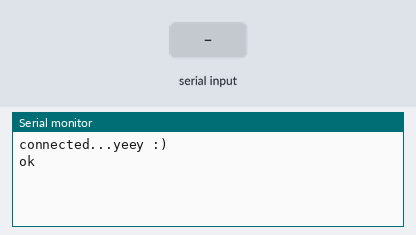
Recording of a program running on a simulated ESP32. Shown: the last lines printed to the serial monitor. The test bench sets the inputs (shaded band). WiFi joins after 1.5 s; servers stay silent unless stated.

Above: at 2.7 s.
2.8 s: "=\n" received over the second serial link
At 3.6 s:
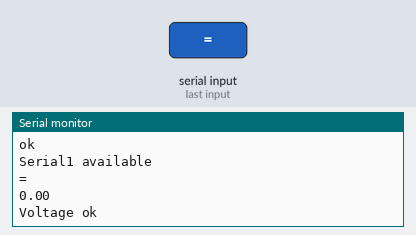
4.3 s: "90,45,200\n" received over the second serial link
5.8 s: "90,45\n" received over the second serial link
At 9.1 s:
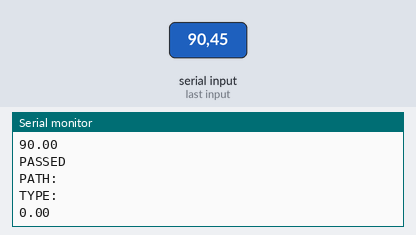

Measured:
- after the input at 2.8 s, the serial monitor: prints a new line at once (image 1)
- after the input at 5.8 s, the serial monitor: prints a new line at once (image 2)

The program:

main.cpp
```cpp
#include <Arduino.h>
#if defined(ESP32)
  #include <WiFi.h>
#elif defined(ESP8266)
  #include <ESP8266WiFi.h>
#endif
#include <Firebase_ESP_Client.h>

#include <WiFiManager.h>
//Provide the token generation process info.
#include "addons/TokenHelper.h"
//Provide the RTDB payload printing info and other helper functions.
#include "addons/RTDBHelper.h"

// Insert your network credentials
#define WIFI_SSID "Tolga"
#define WIFI_PASSWORD "skylabharika"

  //API KEY = AIzaSyBkTU_Nxw6zlUKAES_fkq4OqwsKCTKuVbE
  // Api id: 1:211940387045:android:f17c46006e635d78a98c0c
  //Project id = picoxiloscope.firebaseio.com
// Insert Firebase project API Key
#define API_KEY "AIzaSyBkTU_Nxw6zlUKAES_fkq4OqwsKCTKuVbE"

#define PROJECT_ID "picoxiloscope"

// Insert RTDB URLefine the RTDB URL */
#define DATABASE_URL "https://picoxiloscope-default-rtdb.firebaseio.com/"

//Define Firebase Data object
FirebaseData fbdo;

FirebaseAuth auth;
FirebaseConfig config;

unsigned long sendDataPrevMillis = 0;
int count = 0;
bool signupOK = false;

/****************************************
 * SETUP
****************************************/
void setup(){
  WiFiManager wm;

  Serial.begin(115200); // Serial for debugging purposes
  Serial2.begin(9600); // Serial1 for ESP32 RX: 16, TX: 17

  bool res;
    // res = wm.autoConnect(); // auto generated AP name from chipid
    // res = wm.autoConnect("AutoConnectAP"); // anonymous ap
    res = wm.autoConnect("AutoConnectAP","password"); // password protected ap

    if(!res) {
        Serial.println("Failed to connect");
        // ESP.restart();
    }
    else {
        //if you get here you have connected to the WiFi
        Serial.println("connected...yeey :)");
    }
  /*
  WiFi.begin(WIFI_SSID, WIFI_PASSWORD);
  Serial.print("Connecting to Wi-Fi");
  while (WiFi.status() != WL_CONNECTED){
    Serial.print(".");
    delay(300);
  }
  Serial.println();
  Serial.print("Connected with IP: ");
  Serial.println(WiFi.localIP());
  Serial.println();*/

  /* Assign the api key (required) */
  config.api_key = API_KEY;

  /* Assign the RTDB URL (required) */
  config.database_url = DATABASE_URL;

  /* Sign up */
  if (Firebase.signUp(&config, &auth, "", "")){
    Serial.println("ok");
    signupOK = true;
  }
  else{
    Serial.printf("%s\n", config.signer.signupError.message.c_str());
  }

  /* Assign the callback function for the long running token generation task */
  config.token_status_callback = tokenStatusCallback; //see addons/TokenHelper.h

  Firebase.begin(&config, &auth);
  Firebase.reconnectWiFi(true);
}

struct multimeter{
  float voltage;
  float amper;
  float range;
};

struct multimeter multimeter;
/****************************************
 * LOOP
****************************************/
void loop(){
  // Firebase e sürekli random data gönderiyoruz
     /*
        Seri haberleşmeden gelen veriler su sekilde :

        Voltage = 0.00
        Amper = 0.00

        Buna gore parser kodu asagidaki gibi olacak
   */

    delay(100);

    //TEST KODU
    /*while(1){
       if (Serial2.available() > 0){
        Serial.println("Serial1 available");

        Serial.println(Serial2.readStringUntil('\n'));
    }
    }*/
    //TEST KODU

         /*
        Seri haberleşmeden gelen veriler su sekilde :

        Voltage = 0.00
        Amper = 0.00

        Buna gore parser kodu asagidaki gibi olacak
   */
    if (Serial2.available() > 0){
        Serial.println("Serial1 available");
        String data = Serial2.readStringUntil('\n');
        Serial.println(data);
        int index = data.indexOf("=");
        String voltage = data.substring(index+1, data.indexOf("\n"));
        Serial.println(voltage);
        multimeter.voltage = voltage.toFloat();
        Serial.println(multimeter.voltage);
        Serial.println("Voltage ok");
        data = Serial2.readStringUntil('\n');
        Serial.println(data);
        index = data.indexOf("=");
        String amper = data.substring(index+1, data.indexOf("\n"));
        Serial.println(amper);
        multimeter.amper = amper.toFloat();
        Serial.println(multimeter.amper);
        Serial.println("Amper ok");

        data = Serial2.readStringUntil('\n');
        Serial.println(data);
        index = data.indexOf("=");
        String range = data.substring(index+1, data.indexOf("\n"));
        Serial.println(range);
        multimeter.range = range.toFloat();
        Serial.println(multimeter.range);
        Serial.println("Range ok");


  if (Firebase.ready() && signupOK ){ // Sürekli random data gönderiyoruz
    // Write an Float number on the database path test/float


    if (Firebase.RTDB.setFloat(&fbdo, "voltage", multimeter.voltage)){
      Serial.println("PASSED");
      Serial.print("PATH: ");
      Serial.println(fbdo.dataPath());
      Serial.print("TYPE: ");
      Serial.println(fbdo.dataType());
      Serial.println(multimeter.voltage);

    }
    else {
      Serial.println("FAILED");
      Serial.print("REASON: ");
      Serial.println(fbdo.errorReason());
    }
    if (Firebase.RTDB.setFloat(&fbdo, "ampere", multimeter.amper)){
      Serial.println("PASSED");
      Serial.print("PATH: ");
      Serial.println(fbdo.dataPath());
      Serial.print("TYPE: ");
      Serial.println(fbdo.dataType());
      Serial.println(multimeter.amper);

    }
  }
  else{
    Serial.println("Bağlantı yok");
  }
    }
}
```
